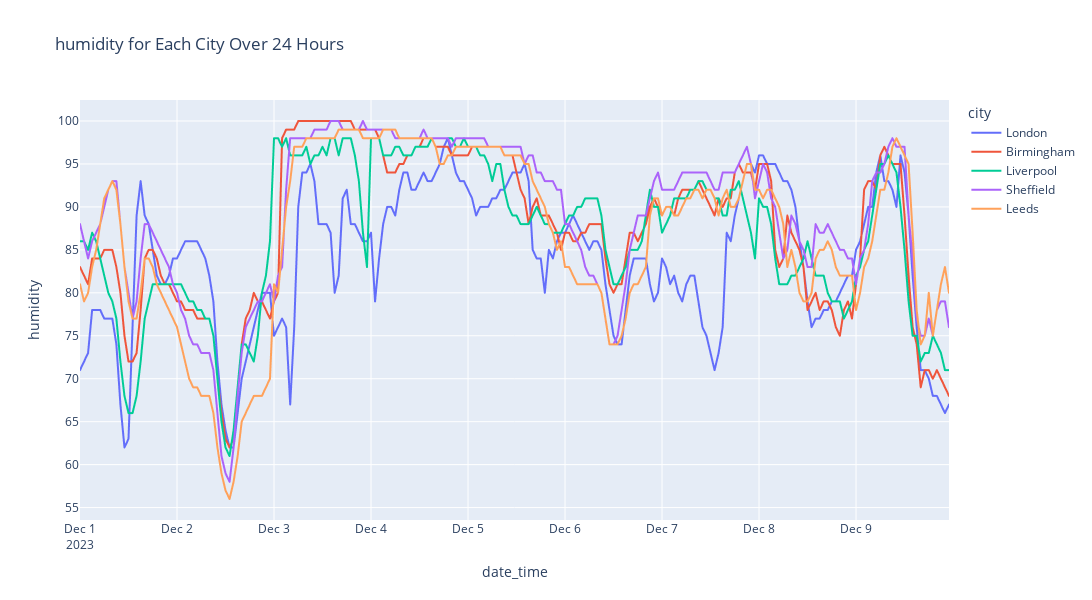

The notebook cell this image was saved under:
### Code cell
fig = px.line(weather_df, x='date_time', y='humidity', color='city', title='humidity for Each City Over 24 Hours')
fig.update_layout(width=1200, height=600)  # Change the figure size
fig.show()

### Figure 1 — Plotly figure (JSON) as saved in the notebook; plotly's stock layout.template omitted (floating-point values rounded to 4 significant figures; data arrays with more than 128 entries replaced by an {"elided": "..."} marker saying what was removed)
{"data": [{"hovertemplate": "city=London<br>date_time=%{x}<br>humidity=%{y}<extra></extra>", "legendgroup": "London", "line": {"color": "#636efa", "dash": "solid"}, "marker": {"symbol": "circle"}, "mode": "lines", "name": "London", "showlegend": true, "type": "scattergl", "x": {"elided": "216 str values"}, "xaxis": "x", "y": {"elided": "216 int values"}, "yaxis": "y"}, {"hovertemplate": "city=Birmingham<br>date_time=%{x}<br>humidity=%{y}<extra></extra>", "legendgroup": "Birmingham", "line": {"color": "#EF553B", "dash": "solid"}, "marker": {"symbol": "circle"}, "mode": "lines", "name": "Birmingham", "showlegend": true, "type": "scattergl", "x": {"elided": "216 str values"}, "xaxis": "x", "y": {"elided": "216 int values"}, "yaxis": "y"}, {"hovertemplate": "city=Liverpool<br>date_time=%{x}<br>humidity=%{y}<extra></extra>", "legendgroup": "Liverpool", "line": {"color": "#00cc96", "dash": "solid"}, "marker": {"symbol": "circle"}, "mode": "lines", "name": "Liverpool", "showlegend": true, "type": "scattergl", "x": {"elided": "216 str values"}, "xaxis": "x", "y": {"elided": "216 int values"}, "yaxis": "y"}, {"hovertemplate": "city=Sheffield<br>date_time=%{x}<br>humidity=%{y}<extra></extra>", "legendgroup": "Sheffield", "line": {"color": "#ab63fa", "dash": "solid"}, "marker": {"symbol": "circle"}, "mode": "lines", "name": "Sheffield", "showlegend": true, "type": "scattergl", "x": {"elided": "216 str values"}, "xaxis": "x", "y": {"elided": "216 int values"}, "yaxis": "y"}, {"hovertemplate": "city=Leeds<br>date_time=%{x}<br>humidity=%{y}<extra></extra>", "legendgroup": "Leeds", "line": {"color": "#FFA15A", "dash": "solid"}, "marker": {"symbol": "circle"}, "mode": "lines", "name": "Leeds", "showlegend": true, "type": "scattergl", "x": {"elided": "216 str values"}, "xaxis": "x", "y": {"elided": "216 int values"}, "yaxis": "y"}], "layout": {"height": 600, "legend": {"title": {"text": "city"}, "tracegroupgap": 0}, "title": {"text": "humidity for Each City Over 24 Hours"}, "width": 1200, "xaxis": {"anchor": "y", "domain": [0, 1], "title": {"text": "date_time"}}, "yaxis": {"anchor": "x", "domain": [0, 1], "title": {"text": "humidity"}}}}
